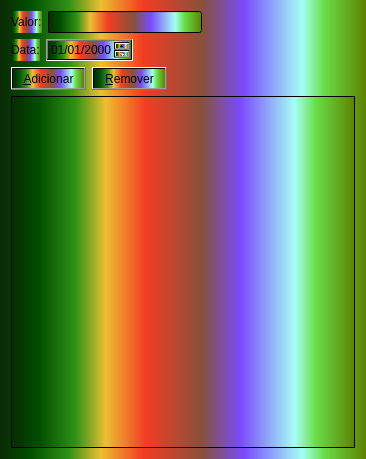
<?xml version="1.0" encoding="UTF-8"?>
<ui version="4.0">
 <class>Almoco</class>
 <widget class="QDialog" name="Almoco">
  <property name="geometry">
   <rect>
    <x>0</x>
    <y>0</y>
    <width>366</width>
    <height>459</height>
   </rect>
  </property>
  <property name="font">
   <font>
    <pointsize>6</pointsize>
   </font>
  </property>
  <property name="windowTitle">
   <string>Almoco</string>
  </property>
  <property name="styleSheet">
   <string notr="true">background-color: qlineargradient(spread:pad, x1:0, y1:0, x2:1, y2:0, stop:0 rgba(9, 41, 4, 255), stop:0.085 rgba(2, 79, 0, 255), stop:0.19 rgba(50, 147, 22, 255), stop:0.275 rgba(236, 191, 49, 255), stop:0.39 rgba(243, 61, 34, 255), stop:0.555 rgba(135, 81, 60, 255), stop:0.667 rgba(121, 75, 255, 255), stop:0.825 rgba(164, 255, 244, 255), stop:0.885 rgba(104, 222, 71, 255), stop:1 rgba(93, 128, 0, 255));</string>
  </property>
  <layout class="QVBoxLayout" name="verticalLayout">
   <item>
    <layout class="QGridLayout" name="gridLayout_3">
     <item row="0" column="0">
      <widget class="QLabel" name="label">
       <property name="font">
        <font>
         <pointsize>9</pointsize>
        </font>
       </property>
       <property name="styleSheet">
        <string notr="true"/>
       </property>
       <property name="text">
        <string>Valor:</string>
       </property>
       <property name="buddy">
        <cstring>lineEdit_valor</cstring>
       </property>
      </widget>
     </item>
     <item row="0" column="1">
      <widget class="QLineEdit" name="lineEdit_valor">
       <property name="font">
        <font>
         <pointsize>9</pointsize>
        </font>
       </property>
       <property name="layoutDirection">
        <enum>Qt::RightToLeft</enum>
       </property>
       <property name="styleSheet">
        <string notr="true"/>
       </property>
       <property name="text">
        <string/>
       </property>
       <property name="maxLength">
        <number>7</number>
       </property>
      </widget>
     </item>
     <item row="0" column="2">
      <spacer name="horizontalSpacer_2">
       <property name="orientation">
        <enum>Qt::Horizontal</enum>
       </property>
       <property name="sizeHint" stdset="0">
        <size>
         <width>40</width>
         <height>20</height>
        </size>
       </property>
      </spacer>
     </item>
    </layout>
   </item>
   <item>
    <layout class="QGridLayout" name="gridLayout_4">
     <item row="0" column="0">
      <widget class="QLabel" name="label_2">
       <property name="font">
        <font>
         <pointsize>9</pointsize>
        </font>
       </property>
       <property name="styleSheet">
        <string notr="true"/>
       </property>
       <property name="text">
        <string>Data:</string>
       </property>
       <property name="buddy">
        <cstring>dateEdit_data</cstring>
       </property>
      </widget>
     </item>
     <item row="0" column="1">
      <widget class="QDateEdit" name="dateEdit_data">
       <property name="font">
        <font>
         <pointsize>9</pointsize>
        </font>
       </property>
       <property name="styleSheet">
        <string notr="true"/>
       </property>
       <property name="displayFormat">
        <string>dd/MM/yyyy</string>
       </property>
       <property name="calendarPopup">
        <bool>false</bool>
       </property>
      </widget>
     </item>
     <item row="0" column="2">
      <spacer name="horizontalSpacer">
       <property name="orientation">
        <enum>Qt::Horizontal</enum>
       </property>
       <property name="sizeHint" stdset="0">
        <size>
         <width>40</width>
         <height>20</height>
        </size>
       </property>
      </spacer>
     </item>
    </layout>
   </item>
   <item>
    <layout class="QGridLayout" name="gridLayout_2">
     <item row="0" column="0">
      <widget class="QPushButton" name="pushButton">
       <property name="font">
        <font>
         <pointsize>9</pointsize>
        </font>
       </property>
       <property name="styleSheet">
        <string notr="true"/>
       </property>
       <property name="text">
        <string>&amp;Adicionar</string>
       </property>
      </widget>
     </item>
     <item row="0" column="1">
      <widget class="QPushButton" name="pushButton_2">
       <property name="font">
        <font>
         <pointsize>9</pointsize>
        </font>
       </property>
       <property name="styleSheet">
        <string notr="true"/>
       </property>
       <property name="text">
        <string>&amp;Remover</string>
       </property>
      </widget>
     </item>
     <item row="0" column="2">
      <spacer name="horizontalSpacer_3">
       <property name="orientation">
        <enum>Qt::Horizontal</enum>
       </property>
       <property name="sizeHint" stdset="0">
        <size>
         <width>40</width>
         <height>20</height>
        </size>
       </property>
      </spacer>
     </item>
    </layout>
   </item>
   <item>
    <layout class="QGridLayout" name="gridLayout">
     <item row="0" column="0">
      <widget class="QListWidget" name="listWidget_lista">
       <property name="font">
        <font>
         <pointsize>9</pointsize>
        </font>
       </property>
       <property name="styleSheet">
        <string notr="true"/>
       </property>
      </widget>
     </item>
    </layout>
   </item>
  </layout>
 </widget>
 <layoutdefault spacing="6" margin="11"/>
 <tabstops>
  <tabstop>lineEdit_valor</tabstop>
  <tabstop>dateEdit_data</tabstop>
  <tabstop>pushButton</tabstop>
  <tabstop>pushButton_2</tabstop>
  <tabstop>listWidget_lista</tabstop>
 </tabstops>
 <resources/>
 <connections/>
</ui>
